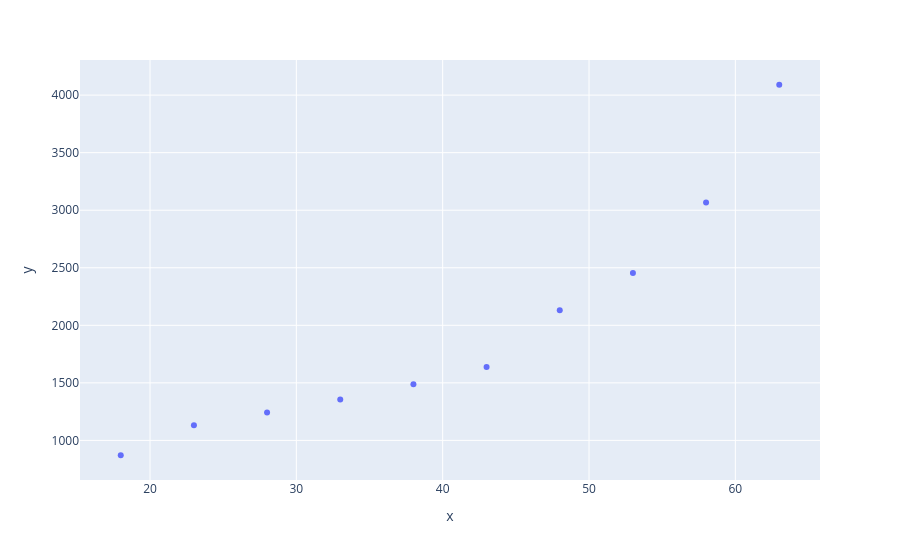

Notebook code for this chart:
### Code cell
grafico = px.scatter(x = X_plano_saude.ravel(), y = y_plano_saude) # apenas a visualização dos pontos. 
grafico.show()

### Figure 1 — Plotly figure (JSON) as saved in the notebook; plotly's stock layout.template omitted (floating-point values rounded to 4 significant figures)
{"data": [{"hovertemplate": "x=%{x}<br>y=%{y}<extra></extra>", "legendgroup": "", "marker": {"color": "#636efa", "symbol": "circle"}, "mode": "markers", "name": "", "orientation": "v", "showlegend": false, "type": "scatter", "x": [18, 23, 28, 33, 38, 43, 48, 53, 58, 63], "xaxis": "x", "y": [871, 1132, 1242, 1356, 1488, 1638, 2130, 2454, 3066, 4090], "yaxis": "y"}], "layout": {"autosize": true, "legend": {"tracegroupgap": 0}, "margin": {"t": 60}, "xaxis": {"anchor": "y", "autorange": true, "domain": [0, 1], "range": [15.28, 65.72], "title": {"text": "x"}, "type": "linear"}, "yaxis": {"anchor": "x", "autorange": true, "domain": [0, 1], "range": [621.8, 4339.0], "title": {"text": "y"}, "type": "linear"}}}
